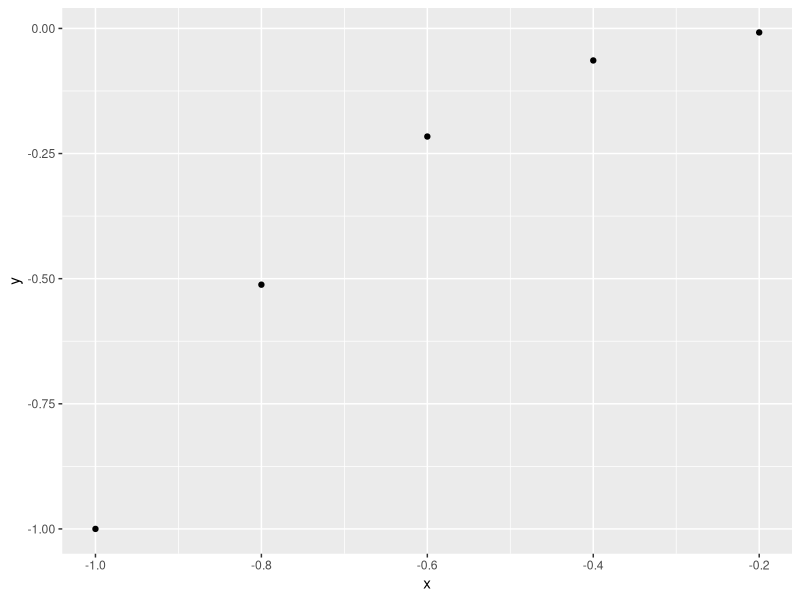

Source code (R):
library(ggplot2)
x <- c(-1, -0.8, -0.6, -0.4, -0.2)
y <-  x^3
qplot(x,y)

sqrt(2)^2-2

die <- c(1,2,3,4,5,6)

# R will always us the first value in dim for number of rows, and the second value for the number of columns.
# R always fill up each matrix by columns, instead of by rows
dim(die) <- c(1,2,3)

die <- c(1,2,3,4,5,6)
m <- matrix(die, nrow=2)
n <- matrix(die, nrow=2, byrow=TRUE)




